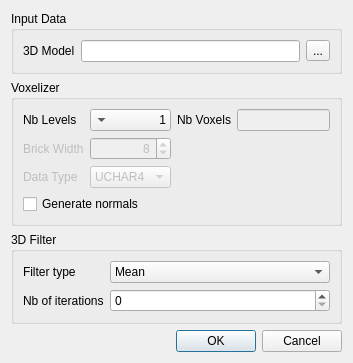
<?xml version="1.0" encoding="UTF-8"?>
<ui version="4.0">
 <class>GvxQVoxelizerDialog</class>
 <widget class="QDialog" name="GvxQVoxelizerDialog">
  <property name="geometry">
   <rect>
    <x>0</x>
    <y>0</y>
    <width>353</width>
    <height>321</height>
   </rect>
  </property>
  <property name="sizePolicy">
   <sizepolicy hsizetype="Preferred" vsizetype="Fixed">
    <horstretch>0</horstretch>
    <verstretch>0</verstretch>
   </sizepolicy>
  </property>
  <property name="windowTitle">
   <string>GigaVoxels - Voxelizer</string>
  </property>
  <layout class="QVBoxLayout" name="verticalLayout">
   <item>
    <widget class="QGroupBox" name="groupBox">
     <property name="title">
      <string>Input Data</string>
     </property>
     <layout class="QHBoxLayout" name="horizontalLayout">
      <item>
       <widget class="QLabel" name="label">
        <property name="text">
         <string>3D Model</string>
        </property>
       </widget>
      </item>
      <item>
       <widget class="QLineEdit" name="_3DModelLineEdit">
        <property name="readOnly">
         <bool>true</bool>
        </property>
       </widget>
      </item>
      <item>
       <widget class="QToolButton" name="_3DModelToolButton">
        <property name="text">
         <string>...</string>
        </property>
        <property name="icon">
         <iconset resource="resources.qrc">
          <normaloff>:/icons/Icons/fileopen.png</normaloff>:/icons/Icons/fileopen.png</iconset>
        </property>
       </widget>
      </item>
     </layout>
    </widget>
   </item>
   <item>
    <widget class="QGroupBox" name="groupBox_2">
     <property name="title">
      <string>Voxelizer</string>
     </property>
     <layout class="QGridLayout" name="gridLayout">
      <item row="0" column="0">
       <widget class="QLabel" name="label_3">
        <property name="toolTip">
         <string>Number of levels of resolution of the generated data strucutre.</string>
        </property>
        <property name="text">
         <string>Nb Levels</string>
        </property>
       </widget>
      </item>
      <item row="0" column="1">
       <widget class="QComboBox" name="_maxResolutionComboBox">
        <property name="toolTip">
         <string>Number of levels of resolution of the generated data strucutre.</string>
        </property>
        <property name="layoutDirection">
         <enum>Qt::RightToLeft</enum>
        </property>
        <property name="currentIndex">
         <number>0</number>
        </property>
        <item>
         <property name="text">
          <string>1</string>
         </property>
        </item>
        <item>
         <property name="text">
          <string>2</string>
         </property>
        </item>
        <item>
         <property name="text">
          <string>3</string>
         </property>
        </item>
        <item>
         <property name="text">
          <string>4</string>
         </property>
        </item>
        <item>
         <property name="text">
          <string>5</string>
         </property>
        </item>
        <item>
         <property name="text">
          <string>6</string>
         </property>
        </item>
        <item>
         <property name="text">
          <string>7</string>
         </property>
        </item>
        <item>
         <property name="text">
          <string>8</string>
         </property>
        </item>
        <item>
         <property name="text">
          <string>9</string>
         </property>
        </item>
        <item>
         <property name="text">
          <string>10</string>
         </property>
        </item>
        <item>
         <property name="text">
          <string>11</string>
         </property>
        </item>
        <item>
         <property name="text">
          <string>12</string>
         </property>
        </item>
       </widget>
      </item>
      <item row="0" column="2">
       <widget class="QLabel" name="label_2">
        <property name="toolTip">
         <string>Number of voxels in each dimension associated to the level of resolution.</string>
        </property>
        <property name="text">
         <string>Nb Voxels</string>
        </property>
       </widget>
      </item>
      <item row="0" column="3">
       <widget class="QLineEdit" name="_nbLevelsLineEdit">
        <property name="enabled">
         <bool>false</bool>
        </property>
        <property name="toolTip">
         <string>Number of voxels in each dimension associated to the level of resolution.</string>
        </property>
        <property name="alignment">
         <set>Qt::AlignRight|Qt::AlignTrailing|Qt::AlignVCenter</set>
        </property>
        <property name="readOnly">
         <bool>true</bool>
        </property>
       </widget>
      </item>
      <item row="0" column="4">
       <spacer name="horizontalSpacer">
        <property name="orientation">
         <enum>Qt::Horizontal</enum>
        </property>
        <property name="sizeHint" stdset="0">
         <size>
          <width>4</width>
          <height>20</height>
         </size>
        </property>
       </spacer>
      </item>
      <item row="1" column="0">
       <widget class="QLabel" name="label_4">
        <property name="enabled">
         <bool>false</bool>
        </property>
        <property name="text">
         <string>Brick Width</string>
        </property>
       </widget>
      </item>
      <item row="1" column="1">
       <widget class="QSpinBox" name="_brickWidthSpinBox">
        <property name="enabled">
         <bool>false</bool>
        </property>
        <property name="alignment">
         <set>Qt::AlignRight|Qt::AlignTrailing|Qt::AlignVCenter</set>
        </property>
        <property name="minimum">
         <number>1</number>
        </property>
        <property name="maximum">
         <number>128</number>
        </property>
        <property name="value">
         <number>8</number>
        </property>
       </widget>
      </item>
      <item row="2" column="0">
       <widget class="QLabel" name="label_5">
        <property name="enabled">
         <bool>false</bool>
        </property>
        <property name="text">
         <string>Data Type</string>
        </property>
       </widget>
      </item>
      <item row="2" column="1">
       <widget class="QComboBox" name="_dataTypeComboBox">
        <property name="enabled">
         <bool>false</bool>
        </property>
        <item>
         <property name="text">
          <string>UCHAR4</string>
         </property>
        </item>
        <item>
         <property name="text">
          <string>FLOAT</string>
         </property>
        </item>
        <item>
         <property name="text">
          <string>FLOAT4</string>
         </property>
        </item>
       </widget>
      </item>
      <item row="3" column="0" colspan="2">
       <widget class="QCheckBox" name="_generateNormalsCheckBox">
        <property name="enabled">
         <bool>true</bool>
        </property>
        <property name="text">
         <string>Generate normals</string>
        </property>
       </widget>
      </item>
     </layout>
    </widget>
   </item>
   <item>
    <widget class="QGroupBox" name="groupBox_3">
     <property name="title">
      <string>3D Filter</string>
     </property>
     <layout class="QFormLayout" name="formLayout">
      <item row="0" column="0">
       <widget class="QLabel" name="label_6">
        <property name="text">
         <string>Filter type</string>
        </property>
       </widget>
      </item>
      <item row="0" column="1">
       <widget class="QComboBox" name="_filterTypeComboBox">
        <item>
         <property name="text">
          <string>Mean</string>
         </property>
        </item>
        <item>
         <property name="text">
          <string>Gaussian</string>
         </property>
        </item>
       </widget>
      </item>
      <item row="1" column="1">
       <widget class="QSpinBox" name="_filterIterationsSpinBox"/>
      </item>
      <item row="1" column="0">
       <widget class="QLabel" name="label_7">
        <property name="text">
         <string>Nb of iterations</string>
        </property>
       </widget>
      </item>
     </layout>
    </widget>
   </item>
   <item>
    <widget class="QDialogButtonBox" name="buttonBox">
     <property name="orientation">
      <enum>Qt::Horizontal</enum>
     </property>
     <property name="standardButtons">
      <set>QDialogButtonBox::Cancel|QDialogButtonBox::Ok</set>
     </property>
    </widget>
   </item>
  </layout>
 </widget>
 <resources>
  <include location="resources.qrc"/>
 </resources>
 <connections>
  <connection>
   <sender>buttonBox</sender>
   <signal>accepted()</signal>
   <receiver>GvxQVoxelizerDialog</receiver>
   <slot>accept()</slot>
   <hints>
    <hint type="sourcelabel">
     <x>248</x>
     <y>254</y>
    </hint>
    <hint type="destinationlabel">
     <x>157</x>
     <y>274</y>
    </hint>
   </hints>
  </connection>
  <connection>
   <sender>buttonBox</sender>
   <signal>rejected()</signal>
   <receiver>GvxQVoxelizerDialog</receiver>
   <slot>reject()</slot>
   <hints>
    <hint type="sourcelabel">
     <x>316</x>
     <y>260</y>
    </hint>
    <hint type="destinationlabel">
     <x>286</x>
     <y>274</y>
    </hint>
   </hints>
  </connection>
 </connections>
</ui>
